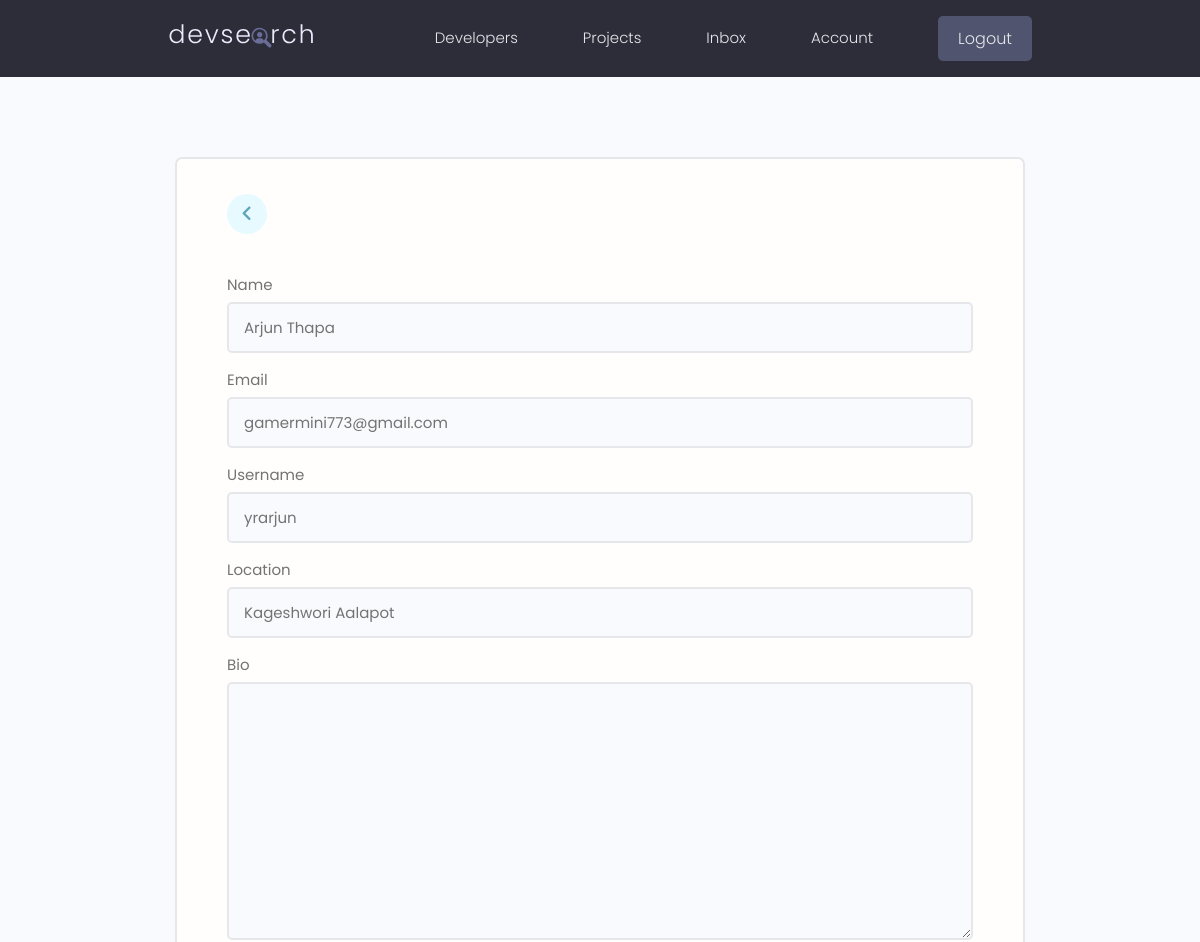
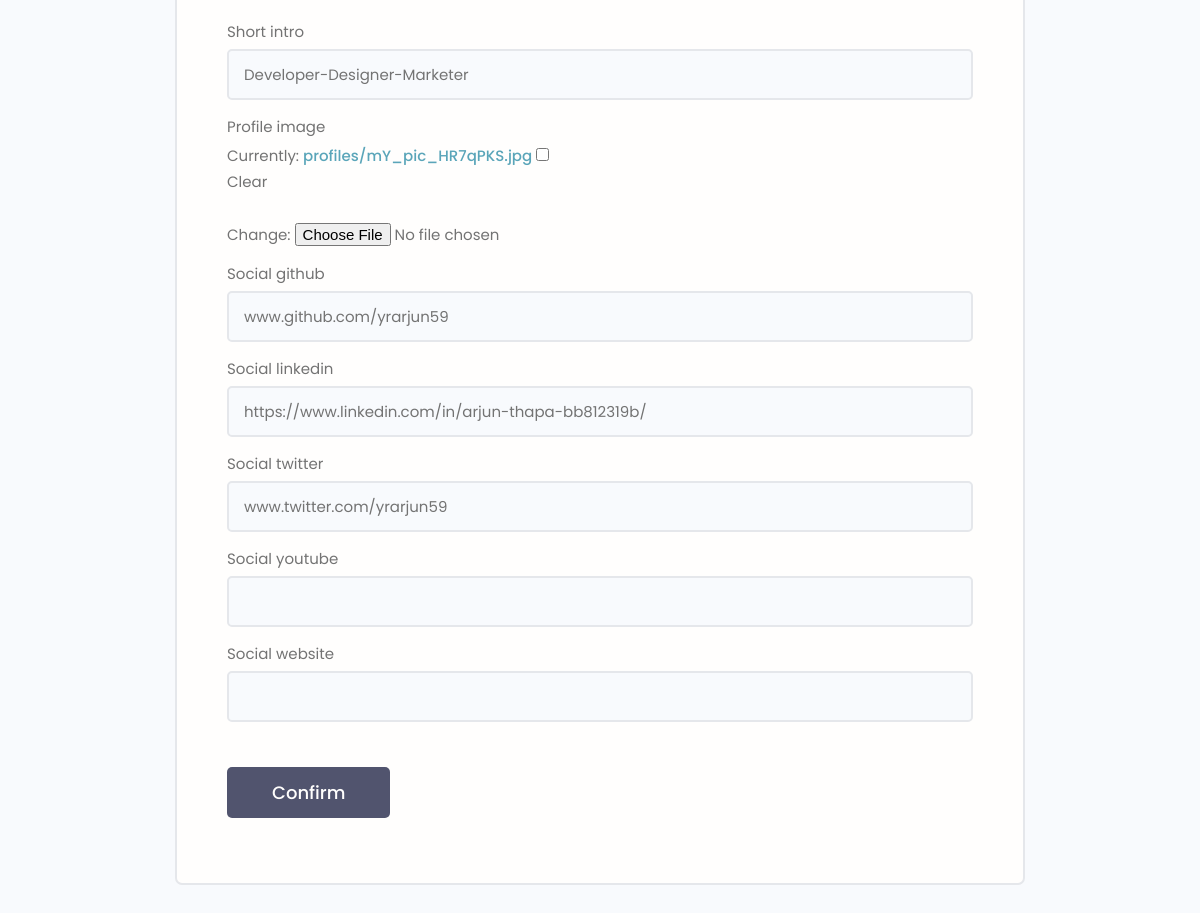
The app's page /edit-account (signed in) with its own data (2 pictures, top to bottom).
### users/models.py (models this page shows, shortened)
class Profile(models.Model):
    user = models.OneToOneField(User,
                                on_delete=models.CASCADE,
                                null=True,
                                blank=True)
    name = models.CharField(max_length=200, blank=True, null=True)
    email = models.EmailField(max_length=500, blank=True, null=True)
    username = models.CharField(max_length=200, blank=True, null=True)
    location = models.CharField(max_length=200, blank=True, null=True)
    short_intro = models.CharField(max_length=200, blank=True, null=True)
    bio = models.TextField(blank=True, null=True)
    profile_image = models.ImageField(null=True,
                                      blank=True,
                                      upload_to='profiles/',
                                      default="profiles/user-default.png")
    social_github = models.CharField(max_length=200, blank=True, null=True)
    social_twitter = models.CharField(max_length=200, blank=True, null=True)
    social_linkedin = models.CharField(max_length=200, blank=True, null=True)
    social_youtube = models.CharField(max_length=200, blank=True, null=True)
    social_website = models.CharField(max_length=200, blank=True, null=True)
    created = models.DateTimeField(auto_now_add=True)
    id = models.UUIDField(default=uuid.uuid4,
                          unique=True,
                          primary_key=True,
                          editable=False)
    class Meta:
        ordering = ['-created']

### users/views.py (the view)
# urls.py: path("edit-account",views.editAccount,name='edit-account'),
@login_required(login_url='login')
def editAccount(request):
  profile = request.user.profile
  form = ProfileForm(instance = profile)
  if request.method=="POST":
    form = ProfileForm(request.POST,request.FILES,instance=profile)
    if form.is_valid():
      form.save()
      return redirect('account')
  context = {'form':form}
  return render(request,'users/profile_form.html',context)

### users/forms.py
class ProfileForm(ModelForm):
    class Meta:
        model = Profile
        fields = [
            'name', 'email', 'username', 'location', 'bio', 'short_intro',
            'profile_image', 'social_github', 'social_linkedin',
            'social_twitter', 'social_youtube', 'social_website'
        ]
    def __init__(self, *args, **kwargs):
        super(ProfileForm, self).__init__(*args, **kwargs)
        for name, field in self.fields.items():
            field.widget.attrs.update({'class': 'input'})

### users/templates/users/profile_form.html (shortened to what this page needs)
{% extends 'main.html' %}
{% block content %}
<main class="formPage my-xl">
  <div class="content-box">
    <div class="formWrapper">
      <a class="backButton" href="{% url 'account' %}">
        <i class="fa-solid fa-angle-left"></i>
      </a>
      <br>
      <form method="post" action="{% url 'edit-account' %}" enctype="multipart/form-data">
        {% for field in form %}
        <div class="form__field">
          <label for="formInput#text">{{field.label}}</label>
          {{field}}
        </div>
        {% endfor %}
        <input class="btn btn--sub btn--lg  my-md" type="submit" value="Confirm" />
      </form>
    </div>
  </div>
</main>
{% endblock content %}

### static/styles/app.css (style rules this page uses)
:root { --color-sub: #2d2d39; }
.btn--sub { background-color: var(--color-sub-light); }
.content-box { width: 95%; max-width: 85rem; margin: 0 auto; }
.backButton { background: var(--color-main-light); color: var(--color-main); width: 4rem; height: 4rem; display: flex; align-items: center; justify-content: center; border-radius: 50%; }
.backButton i { font-size: 1.8rem; }
.formPage .formWrapper { list-style: none; background: var(--color-white); padding: 3.5rem 5rem; border: 2px solid var(--color-light); border-radius: 0.7rem; }

### static/uikit/styles/modules/_variables.css (style rules this page uses)
:root { --color-main: #5aa5b9; --color-main-light: #e6faff; --color-sub: #3f4156; --color-sub-light: #51546e; --color-sub-lighter: #ededfd; --color-text: #737373; --color-gray: #8b8b8b; --color-light: #e5e7eb; --color-light-gray: #767676; --color-bg: #f8fafd; --color-white: #fffefd; --color-white-light: #f3f3f3; --color-success: #359e64; --color-success-bg: #def8e8; --color-error: #fc4b0b; --color-error-bg: #fff2ee; --font-base: 'Poppins', arial, helvetica, 'Segoe UI', roboto, ubuntu, sans-serif; --font-monospace: 'Fira Code', 'Courier New', courier, monospace; --font-regular: 300; --font-medium: 500; --font-bold: 700; --generic-shadow: 1px 1px 5px #00000010; --generic-transition: all 0.3s ease-in-out; }

### static/uikit/styles/modules/_base.css (style rules this page uses)
* { margin: 0; padding: 0; box-sizing: border-box; text-rendering: optimizeLegibility; color: inherit; font-size: inherit; }
html { font-size: 50%; }
@media only screen and (min-width: 480px) { html { font-size: 56.25%; } }
@media only screen and (min-width: 1200px) { html { font-size: 62.5%; } }
body { line-height: 1.6; font-weight: 400; font-size: 1.5rem; color: var(--color-text); background-color: var(--color-bg); min-height: 100vh; }

### static/uikit/styles/modules/_typography.css (style rules this page uses)
* { font-family: var(--font-base); }
a { padding-bottom: 2px; text-decoration: none; display: inline-block; color: var(--color-main); font-weight: var(--font-medium); }

### static/uikit/styles/modules/_utilities.css (style rules this page uses)
.my-md { margin: 3rem auto; }
.my-xl { margin: 8rem auto; }

### static/uikit/styles/modules/_button.css (style rules this page uses)
.btn { display: inline-block; position: relative; cursor: pointer; background-color: var(--color-light); font-weight: var(--font-medium); color: var(--color-sub); text-decoration: none; padding: 1rem 2rem; border-radius: 0.5rem; border: none; width: -webkit-fit-content; width: -moz-fit-content; width: fit-content; height: -webkit-fit-content; height: -moz-fit-content; height: fit-content; font-size: 1.6rem; outline-width: 0; outline-color: transparent; -webkit-backface-visibility: hidden; backface-visibility: hidden; transition: all 0.3s ease-in-out; }
.btn--sub { background-color: var(--color-sub); color: var(--color-white); }
.btn--lg { font-size: 1.8rem; padding: 1.2rem 4.5rem; }

### static/uikit/styles/modules/_form.css (style rules this page uses)
.form__field { margin-top: 1.5rem; margin-bottom: 1.5rem; }
.form__label, .form__field > label { display: block; margin-bottom: 0.5rem; color: var(--color-text); }
input.input[type='text'], input.input[type='email'], input.input[type='password'], input.input[type='number'], select.input, textarea.input { min-width: 24rem; width: 100%; padding: 1.2rem 1.5rem; border-radius: 0.5rem; border: 2px solid var(--color-light); transition: all 0.3s ease-in-out; background-color: var(--color-bg); }

### records on screen
Profile: form "Arjun Thapa" "gamermini773@gmail.com" "yrarjun" "Kageshwori Aalapot" "Developer-Designer-Marketer" "www.github.com/yrarjun59" "https://www.linkedin.com/in/arjun-thapa-bb812319b/" "www.twitter.com/yrarjun59"

### other values on screen
{{ field.label }} "Name" "Email" "Username" "Location" "Bio" "Short intro" "Profile image" "Social github" "Social linkedin" "Social twitter" "Social youtube" "Social website"
